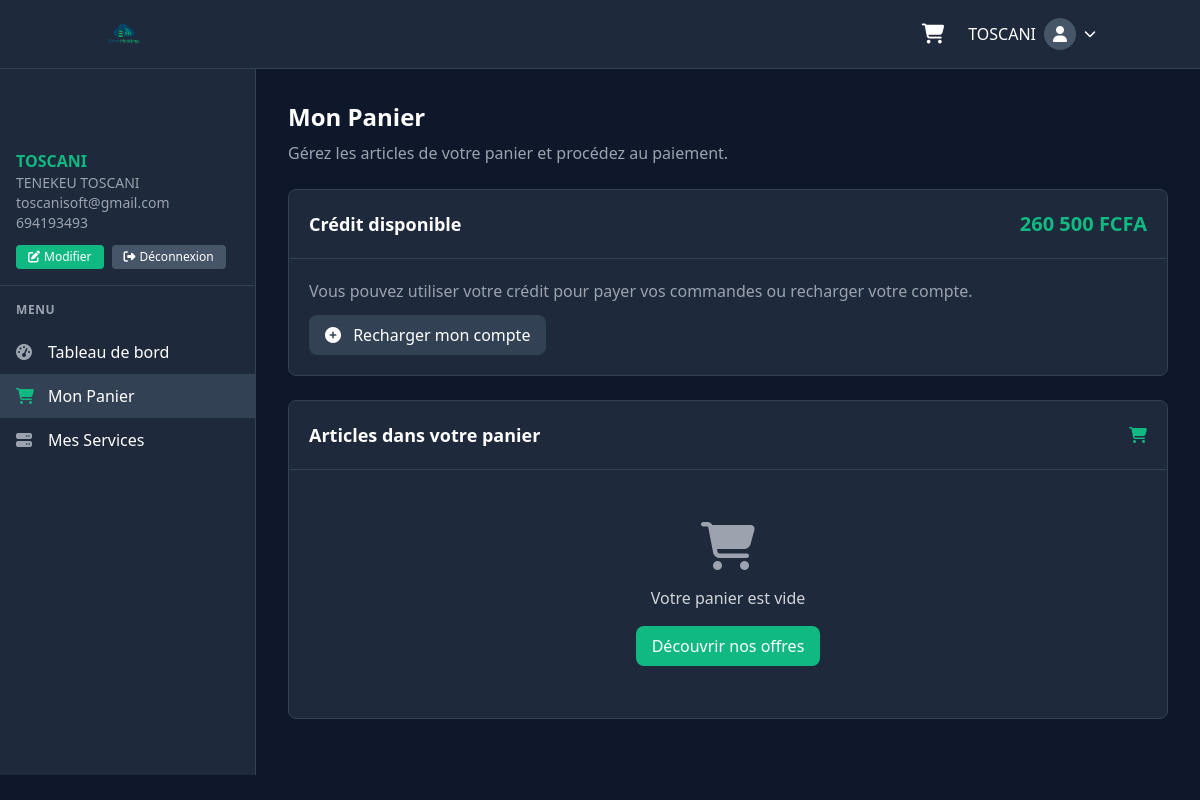
The page /customers/cart.php (signed in) on the database its author committed.
### tables this page shows
CREATE TABLE IF NOT EXISTS `users` (
  `id` int(11) NOT NULL AUTO_INCREMENT,
  `fullname` varchar(100) NOT NULL,
  `username` varchar(50) NOT NULL,
  `email` varchar(100) NOT NULL,
  `tel` varchar(20) NOT NULL,
  `password` varchar(255) NOT NULL,
  `created_at` timestamp NULL DEFAULT CURRENT_TIMESTAMP,
  `updated_at` timestamp NULL DEFAULT CURRENT_TIMESTAMP ON UPDATE CURRENT_TIMESTAMP,
  `profile_image` varchar(191) DEFAULT NULL,
  `company` varchar(100) DEFAULT NULL,
  `country` varchar(50) DEFAULT NULL,
  `address` varchar(191) DEFAULT NULL,
  `city` varchar(100) DEFAULT NULL,
  `region` varchar(100) DEFAULT NULL,
  `postal_code` varchar(20) DEFAULT NULL,
  `website` varchar(191) DEFAULT NULL,
  `credit` decimal(10,2) NOT NULL DEFAULT '0.00',
  `verification_code` varchar(100) DEFAULT NULL,
  `verification_expiry` datetime DEFAULT NULL,
  `is_verified` tinyint(1) DEFAULT '0',
  PRIMARY KEY (`id`),
  UNIQUE KEY `username` (`username`),
  UNIQUE KEY `email` (`email`)
);

CREATE TABLE IF NOT EXISTS `credit` (
  `id` int(11) NOT NULL AUTO_INCREMENT,
  `user_id` int(11) NOT NULL,
  `amount` decimal(10,2) NOT NULL DEFAULT '500.00',
  `last_updated` timestamp NOT NULL DEFAULT CURRENT_TIMESTAMP ON UPDATE CURRENT_TIMESTAMP,
  PRIMARY KEY (`id`),
  UNIQUE KEY `user_id` (`user_id`)
);

### backend/functions.php (called while the page is built, shortened)
<?php
require_once __DIR__ . '/config/db.php';
function getUserCredit($user_id) {
    global $conn;
    $sql = "SELECT amount FROM credit WHERE user_id = ?";
    $stmt = $conn->prepare($sql);
    $stmt->bind_param("i", $user_id);
    $stmt->execute();
    $result = $stmt->get_result();
    $row = $result->fetch_assoc();
    return floatval($row['amount']);
}
function getCurrentUser() {
    global $conn;
    $user_id = $_SESSION['user_id'];
    $stmt = $conn->prepare("SELECT * FROM users WHERE id = ?");
    $stmt->bind_param("i", $user_id);
    $stmt->execute();
    $result = $stmt->get_result();
    if ($result->num_rows > 0) {
        return $result->fetch_assoc();
    }
    return null;
}
?>

### customers/cart.php (the view, shortened to what this page needs)
<?php
require_once '../backend/functions.php';
$currentUser = getCurrentUser();
$user_id = $_SESSION['user_id'];
$cartItems = getUserCartItems($user_id);
$userCredit = getUserCredit($user_id);
?>
<!DOCTYPE html>
<html lang="fr">
<head>
    <script src="https://cdn.tailwindcss.com"></script>
    <link rel="stylesheet" href="https://cdnjs.cloudflare.com/ajax/libs/font-awesome/6.4.0/css/all.min.css">
</head>
<body class="bg-dark-900 text-white">
    <header class="bg-dark-800 border-b border-dark-700">
        <div class="container mx-auto px-4 py-3 flex items-center justify-between">
            <div class="flex items-center">
                <a href="../index.php" class="mr-6">
                    <img src="../assets/images/logo.png" alt="KmerHosting Logo" class="h-10">
                </a>
            </div>
            <div class="flex items-center space-x-4">
                <a href="cart.php" class="text-white hover:text-kmergreen-light relative p-2">
                    <i class="fas fa-shopping-cart text-xl"></i>
                </a>
                <div class="relative group" id="profile-dropdown">
                    <button class="flex items-center space-x-2 text-white hover:text-kmergreen-light focus:outline-none">
                        <span class="hidden md:inline-block"><?php echo htmlspecialchars($currentUser['username']); ?></span>
                        <?php if (!empty($currentUser['profile_image'])): ?>
                            <img src="<?php echo htmlspecialchars($currentUser['profile_image']); ?>" alt="User" class="w-8 h-8 rounded-full border border-dark-600">
                        <?php else: ?>
                            <div class="w-8 h-8 rounded-full bg-dark-600 flex items-center justify-center">
                                <i class="fas fa-user"></i>
                            </div>
                        <?php endif; ?>
                        <i class="fas fa-chevron-down text-xs transition-transform duration-300" id="dropdown-icon"></i>
                    </button>
                </div>
            </div>
        </div>
    </header>
    <div class="flex">
        <aside id="sidebar" class="fixed inset-y-0 left-0 transform -translate-x-full lg:translate-x-0 z-50 w-64 bg-dark-800 border-r border-dark-700 pt-16 transition-transform duration-300 ease-in-out lg:static lg:w-64">
            <div class="h-full overflow-y-auto scrollbar-thin">
                <div class="px-4 py-4 border-b border-dark-700">
                    <div class="flex flex-col">
                        <span class="font-semibold text-kmergreen"><?php echo htmlspecialchars($currentUser['username']); ?></span>
                        <span class="text-sm text-gray-400"><?php echo htmlspecialchars($currentUser['fullname'] ?? ''); ?></span>
                        <span class="text-sm text-gray-400"><?php echo htmlspecialchars($currentUser['email']); ?></span>
                        <span class="text-sm text-gray-400"><?php echo htmlspecialchars($currentUser['tel'] ?? ''); ?></span>
                    </div>
                    <div class="flex mt-3 space-x-2">
                        <a href="profil.php" class="px-3 py-1 bg-kmergreen hover:bg-kmergreen-dark text-white text-xs rounded flex items-center">
                            <i class="fas fa-edit mr-1"></i> Modifier
                        </a>
                        <a href="../backend/auth/logout.php" class="px-3 py-1 bg-dark-600 hover:bg-dark-500 text-white text-xs rounded flex items-center">
                            <i class="fas fa-sign-out-alt mr-1"></i> Déconnexion
                        </a>
                    </div>
                </div>
                <nav class="mt-4">
                    <div class="px-4 mb-3">
                        <h3 class="text-xs uppercase tracking-wider text-gray-400 font-semibold">Menu</h3>
                    </div>
                    <ul>
                        <li>
                            <a href="dashboard.php" class="flex items-center px-4 py-2.5 text-white hover:bg-dark-700">
                                <i class="fas fa-tachometer-alt w-5 mr-3 text-gray-400"></i>
                                <span>Tableau de bord</span>
                            </a>
                        </li>
                        <li>
                            <a href="cart.php" class="flex items-center px-4 py-2.5 text-white bg-dark-700">
                                <i class="fas fa-shopping-cart w-5 mr-3 text-kmergreen"></i>
                                <span>Mon Panier</span>
                            </a>
                        </li>
                        <li>
                            <a href="services.php" class="flex items-center px-4 py-2.5 text-white hover:bg-dark-700">
                                <i class="fas fa-server w-5 mr-3 text-gray-400"></i>
                                <span>Mes Services</span>
                            </a>
                        </li>
                    </ul>
                </nav>
            </div>
        </aside>
        <main class="flex-1 p-4 lg:p-8 pt-4 pb-8 overflow-x-hidden">
            <div class="max-w-7xl mx-auto">
                <div class="mb-6">
                    <h1 class="text-2xl font-bold text-white mb-2">Mon Panier</h1>
                    <p class="text-gray-400">Gérez les articles de votre panier et procédez au paiement.</p>
                </div>
                <div class="bg-dark-800 rounded-lg border border-dark-700 mb-6">
                    <div class="p-5 border-b border-dark-700 flex justify-between items-center">
                        <h2 class="text-lg font-semibold text-white">Crédit disponible</h2>
                        <span class="text-kmergreen font-bold text-xl"><?php echo number_format($userCredit, 0, ',', ' '); ?> FCFA</span>
                    </div>
                    <div class="p-5">
                        <p class="text-gray-400 mb-3">Vous pouvez utiliser votre crédit pour payer vos commandes ou recharger votre compte.</p>
                        <button id="recharge-btn" class="inline-block bg-dark-700 hover:bg-dark-600 text-white font-medium py-2 px-4 rounded-lg transition duration-300">
                            <i class="fas fa-plus-circle mr-2"></i> Recharger mon compte
                        </button>
                    </div>
                </div>
                <div class="bg-dark-800 rounded-lg border border-dark-700 mb-6">
                    <div class="p-5 border-b border-dark-700 flex justify-between items-center">
                        <h2 class="text-lg font-semibold text-white">Articles dans votre panier</h2>
                        <i class="fas fa-shopping-cart text-kmergreen"></i>
                    </div>
                    <div class="p-5">
                        <?php if (empty($cartItems)): ?>
                            <div class="text-center py-8">
                                <div class="text-gray-400 text-5xl mb-4">
                                    <i class="fas fa-shopping-cart"></i>
                                </div>
                                <p class="text-gray-300 mb-4">Votre panier est vide</p>
                                <a href="../index.php#packages" class="inline-block bg-kmergreen hover:bg-kmergreen-dark text-white font-medium py-2 px-4 rounded-lg transition duration-300">
                                    Découvrir nos offres
                                </a>
                            </div>
                        <?php endif; ?>
                    </div>
                </div>
            </div>
        </main>
    </div>
</body>
</html>

### rows shown on the page
users: username "TOSCANI", fullname "TENEKEU TOSCANI", email "toscanisoft@gmail.com", tel "694193493"
credit: amount "260 500"
